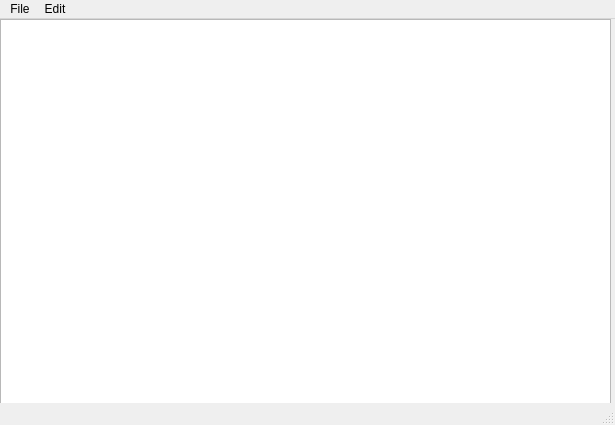
<?xml version="1.0" encoding="UTF-8"?>
<ui version="4.0">
 <class>MainWindow</class>
 <widget class="QMainWindow" name="MainWindow">
  <property name="geometry">
   <rect>
    <x>0</x>
    <y>0</y>
    <width>615</width>
    <height>425</height>
   </rect>
  </property>
  <property name="windowTitle">
   <string>MainWindow</string>
  </property>
  <widget class="QWidget" name="centralwidget">
   <widget class="QWidget" name="verticalLayoutWidget">
    <property name="geometry">
     <rect>
      <x>0</x>
      <y>0</y>
      <width>611</width>
      <height>391</height>
     </rect>
    </property>
    <layout class="QVBoxLayout" name="verticalLayout">
     <item>
      <widget class="QTextEdit" name="textEdit"/>
     </item>
    </layout>
   </widget>
  </widget>
  <widget class="QMenuBar" name="menubar">
   <property name="geometry">
    <rect>
     <x>0</x>
     <y>0</y>
     <width>615</width>
     <height>25</height>
    </rect>
   </property>
   <widget class="QMenu" name="menuFile">
    <property name="title">
     <string>File</string>
    </property>
    <addaction name="actionNew"/>
    <addaction name="actionOpen"/>
    <addaction name="actionSave_As"/>
    <addaction name="actionPrint"/>
    <addaction name="actionExit"/>
   </widget>
   <widget class="QMenu" name="menuEdit">
    <property name="title">
     <string>Edit</string>
    </property>
    <addaction name="actionCopy"/>
    <addaction name="actionPaste"/>
    <addaction name="actionCut"/>
    <addaction name="actionUndo"/>
    <addaction name="actionRedo"/>
   </widget>
   <addaction name="menuFile"/>
   <addaction name="menuEdit"/>
  </widget>
  <widget class="QStatusBar" name="statusbar"/>
  <action name="actionNew">
   <property name="icon">
    <iconset resource="Resources.qrc">
     <normaloff>:/imgs/Icons/New.bmp</normaloff>:/imgs/Icons/New.bmp</iconset>
   </property>
   <property name="text">
    <string>New</string>
   </property>
  </action>
  <action name="actionOpen">
   <property name="icon">
    <iconset resource="Resources.qrc">
     <normaloff>:/imgs/Icons/Open.bmp</normaloff>:/imgs/Icons/Open.bmp</iconset>
   </property>
   <property name="text">
    <string>Open</string>
   </property>
  </action>
  <action name="actionSave_As">
   <property name="icon">
    <iconset resource="Resources.qrc">
     <normaloff>:/imgs/Icons/Save.bmp</normaloff>:/imgs/Icons/Save.bmp</iconset>
   </property>
   <property name="text">
    <string>Save As</string>
   </property>
  </action>
  <action name="actionPrint">
   <property name="text">
    <string>Print</string>
   </property>
  </action>
  <action name="actionExit">
   <property name="text">
    <string>Exit</string>
   </property>
  </action>
  <action name="actionCopy">
   <property name="icon">
    <iconset resource="Resources.qrc">
     <normaloff>:/imgs/Icons/Paste.bmp</normaloff>:/imgs/Icons/Paste.bmp</iconset>
   </property>
   <property name="text">
    <string>Copy</string>
   </property>
  </action>
  <action name="actionPaste">
   <property name="icon">
    <iconset resource="Resources.qrc">
     <normaloff>:/imgs/Icons/Paste.bmp</normaloff>:/imgs/Icons/Paste.bmp</iconset>
   </property>
   <property name="text">
    <string>Paste</string>
   </property>
  </action>
  <action name="actionCut">
   <property name="text">
    <string>Cut</string>
   </property>
  </action>
  <action name="actionUndo">
   <property name="text">
    <string>Undo</string>
   </property>
  </action>
  <action name="actionRedo">
   <property name="text">
    <string>Redo</string>
   </property>
  </action>
 </widget>
 <resources>
  <include location="Resources.qrc"/>
 </resources>
 <connections/>
</ui>
